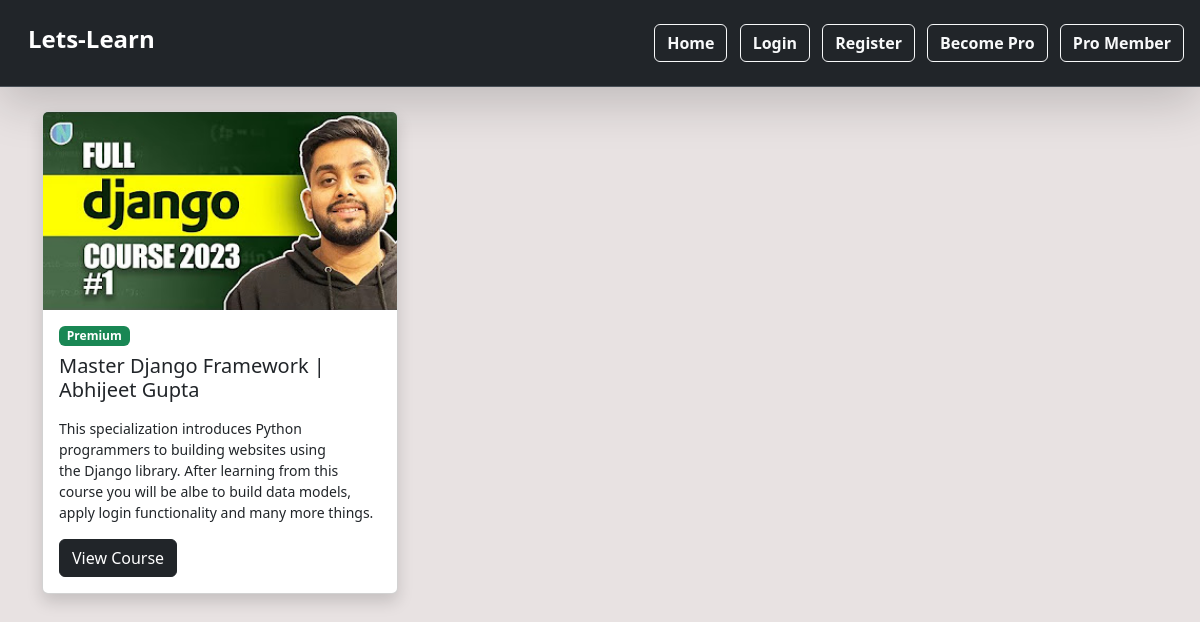
The page / on the database its author committed.
### lets_learn/models.py (models this page shows, shortened)
class Course(models.Model):
    course_name = models.CharField(max_length = 200)
    course_description = RichTextField()
    is_premium = models.BooleanField(default = False)
    course_image = models.ImageField(upload_to = 'course')
    slug = models.SlugField(blank = True)

### lets_learn/views.py (the view)
# urls.py: 2. Add a URL to urlpatterns:  path('', views.home, name='home')
def home(request):
    courses = Course.objects.all()
    context = {'courses' : courses}
    return render(request, 'home.html', context)

### lets_learn/templates/home.html
{% extends "base.html" %}
{% block start %}
<div class="container mt-4 mb-4">
    <div class="row">
        {% for course in courses %}
        <div class="col-lg-4">
            <div class="card shadow">
                <img src="/media/{{ course.course_image }}" class="card-img-top">
                <div class="card-body">
                    {% if course.is_premium %}
                        <span class="badge bg-success mb-2">Premium</span>
                    {% else %}
                        <span class="badge bg-primary mb-2">Free</span>
                    {% endif %}
                    <h5>{{ course.course_name }}</h5>
                    <p>{{ course.course_description | safe }}</p>
                    <a href="{% url 'course' course.slug %}" class="btn btn-dark">View Course</a>
                </div>
            </div>
        </div>
        {% endfor %}
    </div>
</div>
{% endblock %}

### lets_learn/templates/base.html (shortened to what this page needs)
<!DOCTYPE <!DOCTYPE html>
<html>
<head>
  <link rel="stylesheet" href="https://cdn.jsdelivr.net/npm/bootstrap@5.3.2/dist/css/bootstrap.rtl.min.css"
>
  <link href="https://cdn.jsdelivr.net/npm/bootstrap@5.3.2/dist/css/bootstrap.min.css" rel="stylesheet"
>
</head>
<body  style="background-color:rgb(232, 226, 226)">
    <nav class="navbar bg-dark border-bottom border-body shadow-lg" data-bs-theme="dark">
        <div class="container-fluid">
          <a href="/" class="navbar-brand"><h4><b>Lets-Learn</b></h4></a>
            <form class="inline">
              <a href="/" class="btn btn-outline-light me-1 mt-3"><b>Home</b></a>
              {% if request.is_authenticated %}
                <a href="/" class="btn btn-outline-light me-1 mt-3"><b>Logout</b></a>
              {% else %}
                <a href="{% url 'login' %}" class="btn btn-outline-light me-1 mt-3"><b>Login</b></a>
                <a href="{% url 'register' %}" class="btn btn-outline-light me-1 mt-3"><b>Register</b></a>
              {% endif %}
              <a href="{% url 'become_pro' %}" class="btn btn-outline-light me-1 mt-3"><b>Become Pro</b></a>
              <a href="/" class="btn btn-outline-light me-1 mt-3"><b>Pro Member</b></a>
            </form>
        </div>
    </nav>
  {% block start %}
  {% endblock %}
</body>
</html>

### rows shown on the page
Course: course_image (picture), is_premium "Premium", course_name "Master Django Framework | Abhijeet Gupta", course_description "This specialization introduces Python programmers to building websites using the Django library. After learning from this course you will be albe to build data models, apply login functionality and many more things."
